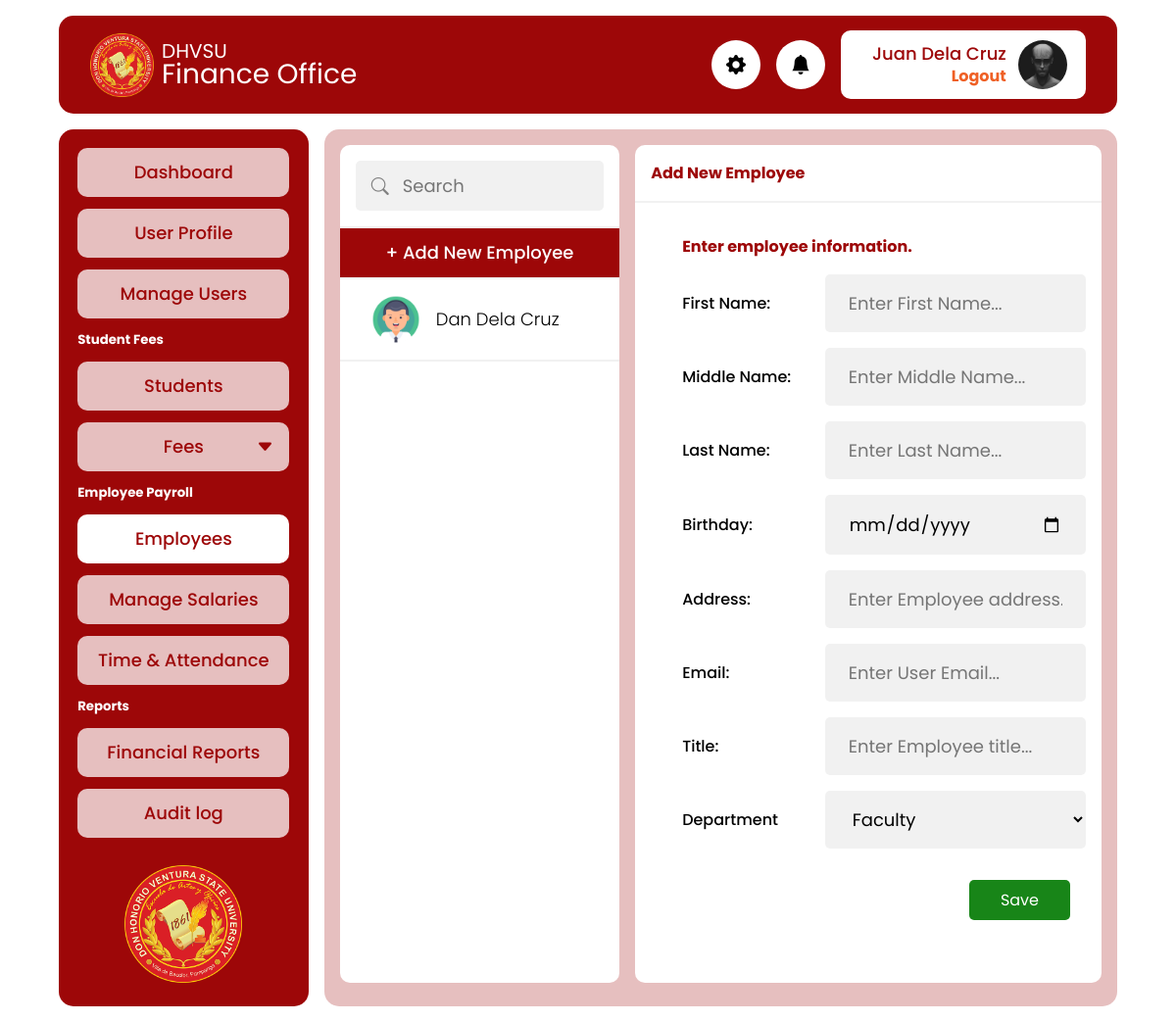
Screenshot of /admin/employees.php (signed in) with the database file from the repository.
### tables this page shows
CREATE TABLE `tbl_employees` (
  `id` int(11) NOT NULL,
  `first_name` varchar(150) NOT NULL,
  `middle_name` varchar(150) NOT NULL,
  `last_name` varchar(150) NOT NULL,
  `birthday` date NOT NULL,
  `address` text NOT NULL,
  `email` varchar(255) NOT NULL,
  `title` varchar(255) NOT NULL,
  `department_id` int(11) NOT NULL,
  `hire_date` datetime NOT NULL DEFAULT current_timestamp(),
  `profile_photo` text NOT NULL
);

### app/util_func.php (called while the page is built, shortened)
<?php
function fetchAll(string $table, $pdo)
{
  $sql = "SELECT * FROM $table";
  $stmt = $pdo->query($sql);
  return ($stmt->rowCount() > 0) ? $stmt->fetchAll() : null;
}

### admin/employees.php (the view, shortened to what this page needs)
<?php
require_once  './includes/header.php';
$employees = fetchAll("tbl_employees", $pdo) ?? [];
$getID = 0;
$departments = fetchAll('tbl_department', $pdo);
?>
<main>
  <div class="user-list">
    <div class="card">
      <div class="card-header">
        <div class="input-with-icon">
          <input type="text" class="input-control search" placeholder="Search" id="program-search">
        </div>
      </div>
      <div class="">
        <ul class="card-list" id="program-list">
          <li>
            <a href="employees.php" class="<?php echo (!isset($_GET["id"])) ?  'active' : '' ?>">+ Add New Employee</a>
          </li>
          <?php
          foreach ($employees as $employee) {
          ?>
            <li><a href='<?= "./employees.php?id=" . $employee['id'] ?>' class="<?php echo ($getID == $employee['id']) ?  'active' : '' ?> user-list-item">
                <img srcset="<?= $employee["profile_photo"] ?>" src="../assets/profile-placeholder.jpg" alt="" class="display-photo">
                <div class="user-account">
                  <p class="employeename"><?= $employee['first_name'] . " " . $employee['last_name']; ?></p>
                </div>
              </a></li>
          <?php
          }
          ?>
        </ul>
      </div>
    </div>
    <?php if (isset($_GET["id"])) { ?>
      <div class="card">
        <div class="card-header">
          <h4>Employee Information</h4>
        </div>
        <div class="card-body">
          <div class="profile-photo-container" style="margin-bottom: 2rem;">
            <picture class="profile-picture">
              <img srcset="<?= $getEmployee["profile_photo"] ?>" src="../assets/profile-placeholder.jpg" alt="" class="">
            </picture>
            <form action="../app/employee_photo_update.php" method="post" id="change-dp-form" enctype="multipart/form-data">
              <input type="text" name="oldPhoto" value="<?= $getEmployee["profile_photo"] ?>" hidden>
              <input type="number" name="employee_id" value="<?= $getEmployee['id'] ?>" hidden>
              <input type="file" class="input-control" id="change-dp-input" name="photo">
              <div class="edit-btn-group" id="dp-btn-group">
                <button type="button" class="btn-outline gray btn-sm" id="cancel-dp-btn">Cancel</button>
                <button type="submit" class="btn positive btn-sm" id="save-dp-btn">Save Changes</button>
              </div>
            </form>
            <button type="button" class="btn btn-sm" id="change-dp-btn">Change Profile Photo</button>
          </div>
          <form action="../app/employee_update.php" method="post">
            <input type="number" value="<?= $getID ?>" name="employee_id" hidden>
            <div class="input-list" id="input-list">
              <div class="fee">
                <label for="first_name">First Name:</label>
                <input disabled required type="text" placeholder="Enter First Name..." class="input-control gray" name="first_name" value="<?= $getEmployee['first_name'] ?>">
              </div>
              <div class="fee">
                <label for="middle_name">Middle Name:</label>
                <input disabled required type="text" placeholder="Enter Middle Name..." class="input-control gray" name="middle_name" value="<?= $getEmployee['middle_name'] ?>">
              </div>
              <div class="fee">
                <label for="last_name">Last Name:</label>
                <input disabled required type="text" placeholder="Enter Last Name..." class="input-control gray" name="last_name" value="<?= $getEmployee['last_name'] ?>">
              </div>
              <div class="fee">
                <label for="birthday">Birthday:</label>
                <input disabled required type="date" placeholder="Enter Last Name..." class="input-control gray" name="birthday" value="<?= $getEmployee['birthday'] ?>">
              </div>
              <div class="fee">
                <label for="address">Address:</label>
                <input disabled required type="text" placeholder="Enter Employee address..." class="input-control gray" name="address" value="<?= $getEmployee['address'] ?>">
              </div>
              <div class="fee">
                <label for="email">Email:</label>
                <input disabled required type="email" placeholder="Enter User Email..." class="input-control gray" name="email" value="<?= $getEmployee['email'] ?>">
              </div>
              <div class="fee">
                <label for="title">Title:</label>
                <input disabled required type="text" placeholder="Enter Employee title..." class="input-control gray" name="title" value="<?= $getEmployee['title'] ?>">
              </div>
              <div class="fee">
                <label for="department_id">Department</label>
                <select disabled name="department_id" class="input-control gray">
                  <?php
                  foreach ($departments as $dep) {
                    $selected = ($dep['id'] == $getEmployee['department_id']) ? 'selected' : "";
                    echo "<option " . $selected . " value='" . $dep['id'] . "'>" . $dep['department_name'] . "</option>";
                  }
                  ?>
                </select>
              </div>
            </div>
            <div class="edit-btn-group">
              <button type="button" class="btn-outline gray" id="cancel-btn">Cancel</button>
              <button type="submit" class="btn positive" id="save-btn">Save Changes</button>
              <button type="button" class="btn" id="edit-btn">Edit</button>
              <button type="button" class="btn" data-custom-open="modal-1">Delete User</button>
            </div>
          </form>
        </div>
      </div>
    <?php } else { ?>
      <div class="card">
        <div class="card-header">
          <h4>Add New Employee</h4>
        </div>
        <div class="card-body">
          <div class="program-label">
            <p>Enter employee information.</p>
          </div>
          <form action="../app/employee_add.php" method="post">
            <div class="input-list" id="input-list">
              <div class="fee">
                <label for="first_name">First Name:</label>
                <input required type="text" placeholder="Enter First Name..." class="input-control gray" name="first_name">
              </div>
              <div class="fee">
                <label for="middle_name">Middle Name:</label>
                <input required type="text" placeholder="Enter Middle Name..." class="input-control gray" name="middle_name">
              </div>
              <div class="fee">
                <label for="last_name">Last Name:</label>
                <input required type="text" placeholder="Enter Last Name..." class="input-control gray" name="last_name">
              </div>
              <div class="fee">
                <label for="birthday">Birthday:</label>
                <input required type="date" placeholder="Enter Last Name..." class="input-control gray" name="birthday">
              </div>
              <div class="fee">
                <label for="address">Address:</label>
                <input required type="text" placeholder="Enter Employee address..." class="input-control gray" name="address">
              </div>
              <div class="fee">
                <label for="email">Email:</label>
                <input required type="email" placeholder="Enter User Email..." class="input-control gray" name="email">
              </div>
              <div class="fee">
                <label for="title">Title:</label>
                <input required type="text" placeholder="Enter Employee title..." class="input-control gray" name="title">
              </div>
              <div class="fee">
                <label for="">Department</label>
                <select name="department_id" class="input-control gray">
                  <?php
                  foreach ($departments as $dep) {
                    echo "<option value='" . $dep['id'] . "'>" . $dep['department_name'] . "</option>";
                  }
                  ?>
                </select>
              </div>
            </div>
            <div class="edit-btn-group">
              <button type="submit" class="btn positive">Save</button>
            </div>
          </form>
        </div>
      </div>
    <?php } ?>
  </div>
</main>
<?php
require_once  './includes/footer.php'
?>

### css/style.css (style rules this page uses)
:root { --primary: #9d0708; --secondary: #e6bfbf; --accent: #ef6025; --background: #ffffff; --light: rgb(241, 241, 241); --positive: rgb(24, 133, 24); --fontSizeNormal: 18px; }
*, *::before, *::after { font-family: Poppins, Arial, sans-serif; margin: 0; padding: 0; box-sizing: border-box; }
button { all: unset; cursor: pointer; }
input { font: inherit; color: inherit; border: none; -webkit-appearance: none; -ms-appearance: none; -moz-appearance: none; appearance: none; outline: none; }
select { border: none; }
a { color: black; text-decoration: none; }
body { display: flex; flex-direction: column; align-items: center; background-color: var(--background); }
.display-photo { height: 50px; width: 50px; object-fit: cover; border-radius: 50%; }
ul { list-style: none; }
main { background-color: var(--secondary); border-radius: 15px; height: auto; width: 100%; margin-bottom: 1rem; padding: 1rem; }
.input-control { font-size: var(--fontSizeNormal); width: 100%; color: black; border-radius: 5px; padding: 1rem 1.5rem; background-color: white; margin-bottom: 1rem; }
.program-fees, .user-list { display: grid; grid-template-columns: 3fr 5fr; gap: 1rem; }
.card { background-color: var(--background); border-radius: 10px; height: 100%; overflow: hidden; margin-bottom: 1rem; }
.card-header { padding: 1rem; border-bottom: 2px solid var(--light); }
.card-header h4 { color: var(--primary); }
.card-body { height: 100%; padding: 1rem; }
.input-with-icon { position: relative; }
.input-control.search { background-color: var(--light); font-size: var(--fontSizeNormal); padding: 0.75rem 1rem; margin: 0; }
.input-with-icon .input-control.search { padding-left: 3rem; }
.card-list { height: 750px; overflow-y: scroll; -ms-overflow-style: none; scrollbar-width: none; }
.card-list li a { display: block; font-size: var(--fontSizeNormal); font-weight: 300; line-height: 1; text-align: center; padding: 1rem; }
.card-list li a.user-list-item { padding-left: 2rem; display: flex; text-align: left; gap: 1rem; justify-content: center; }
.card-list li a.user-list-item .user-account { flex: 1; line-height: 1.2; display: flex; flex-direction: column; justify-content: center; }
.card-list li .active { background-color: var(--primary); color: white; font-weight: 500; }
.card-list li { border-bottom: 2px solid var(--light); }
.program-label { padding: 1rem 2rem; }
.program-label p { color: var(--primary); font-size: 16px; font-weight: 700; }
.input-list { width: 100%; max-width: 1000px; }
.fee { display: grid; grid-template-columns: 2fr 3fr; margin-bottom: 1rem; align-items: center; }
.fee label { font-size: 16px; margin: auto 2rem; font-weight: 500; }
.fee .input-control { margin-bottom: 0; }
.input-control.gray { background-color: var(--light); }
.edit-btn-group { display: flex; justify-content: end; margin: 2rem 1rem; gap: 1rem; }
.btn, .btn-outline { font-size: 16px; padding: 0.5rem 2rem; border-radius: 5px; }
.btn { background-color: var(--primary); color: white; }
.btn.positive { background-color: var(--positive); }
select.input-control { cursor: pointer; }

### rows the page displays
tbl_employees: profile_photo (picture), first_name "Dan", last_name "Dela Cruz"

### other values shown
$_SESSION["user"]["first_name"] "Juan"
$_SESSION["user"]["last_name"] "Dela Cruz"
form field department_id "Faculty"
